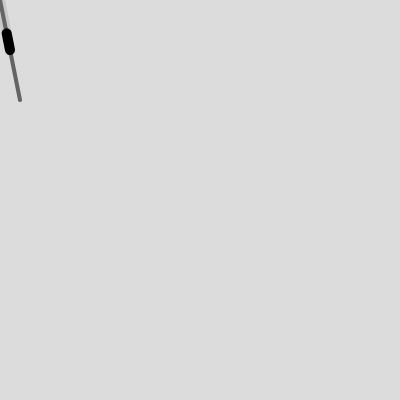
Frame 1 (no input)
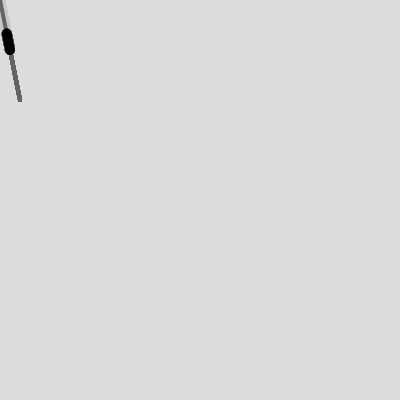
Frame 60 (no input)
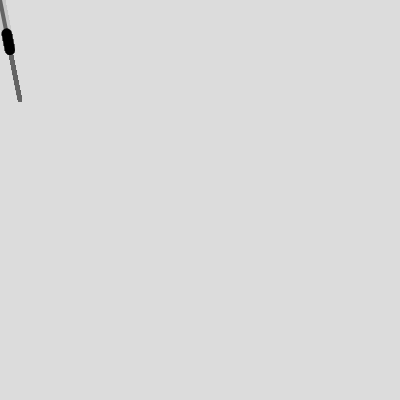
Frame 120 (the mouse pressed at the canvas centre since frame 60)

The p5.js sketch that drew these frames (run headless with seeded random() and noise() and a simulated clock; from frame 60 on, the mouse is pressed at the canvas centre):

// p5.js sketch
// ── sketch.js
/*
Translate the following pseudocode to code, using static or nonstatic functions where appropriate:

- The vector **`v`** equals (1, 5).
- The vector **`u`** equals **`v`** multiplied by 2.
- The vector **`w`** equals **`v`** minus **`u`**.
- Divide the vector **`w`** by 3.
*/

function setup() {
  createCanvas(400, 400);
  background(220);
  
  
}

function draw() {
  
  let v = createVector (10, 50);
  let u = p5.Vector.mult(v, 2);
  let w = p5.Vector.sub(v, u);
  w.div(3);
  //console.log('the vector v is ${v}, the vector u is ${u}, the vector w is ${w}')
  
  // vector v
  strokeWeight(10);
  stroke (200);
  line(0, 0, v.x, v.y);
  
  // vector u  
  strokeWeight(4);
  stroke (100);
  // translate(v.x, v.y);
  line(0, 0, u.x, u.y);
  
  // vector w
  strokeWeight(10);
  stroke (0);
  translate(v.x, v.y);
  line(0, 0, w.x, w.y);
}
